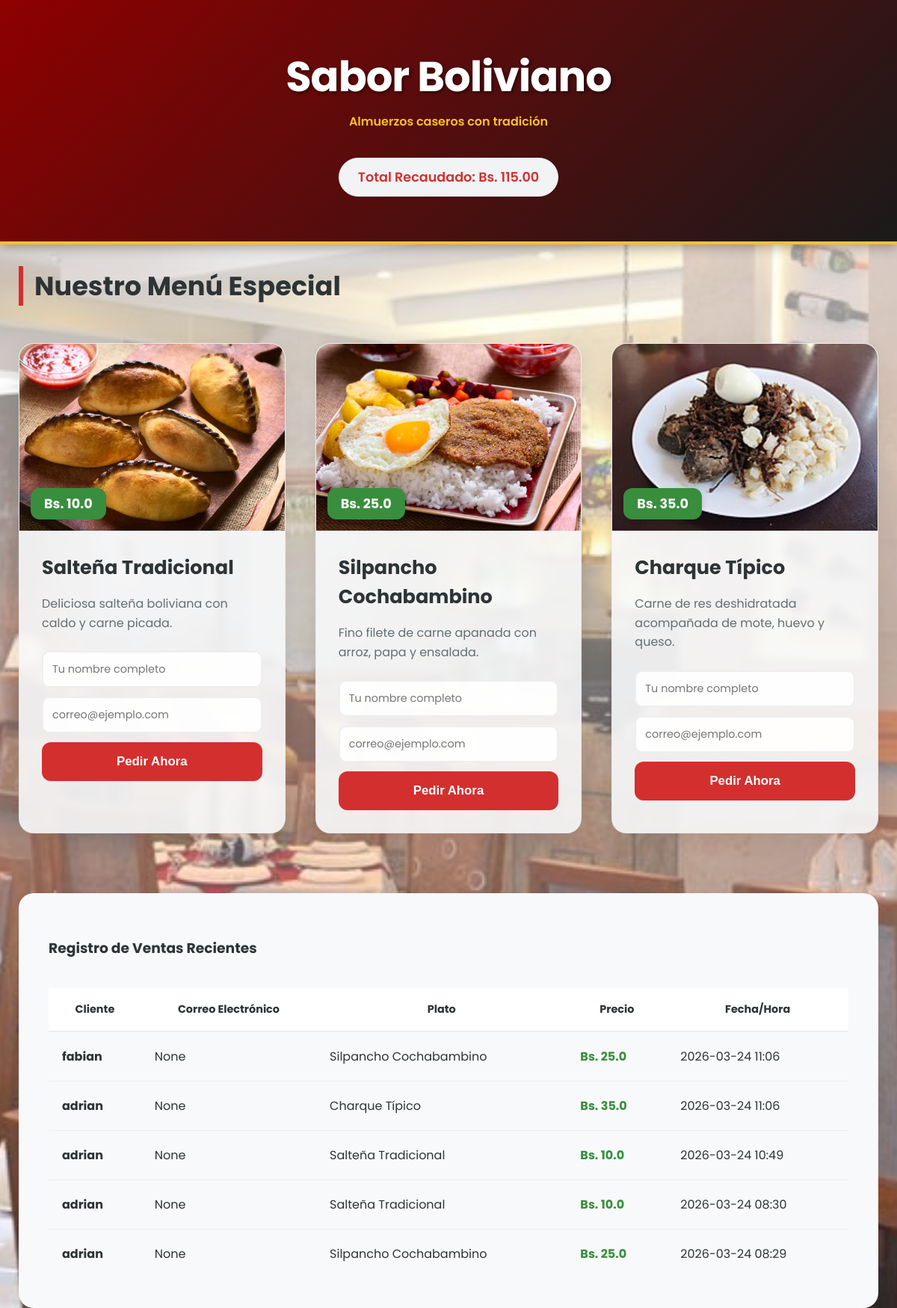
The page / on the database its author committed.
### tables this page shows
CREATE TABLE restaurante (
    id INTEGER PRIMARY KEY AUTOINCREMENT,
    nombre TEXT NOT NULL,
    eslogan TEXT,
    descripcion TEXT NOT NULL,
    logo TEXT,
    imagen_portada TEXT
);

CREATE TABLE menu_almuerzo (
    id INTEGER PRIMARY KEY AUTOINCREMENT,
    fecha DATE NOT NULL,
    nombre_plato TEXT NOT NULL,
    descripcion TEXT NOT NULL,
    categoria TEXT NOT NULL,
    precio REAL NOT NULL,
    imagen TEXT,
    disponible TEXT NOT NULL
);

CREATE TABLE pedidos (
    id INTEGER PRIMARY KEY AUTOINCREMENT,
    nombre_cliente TEXT NOT NULL,
    plato_pedido TEXT NOT NULL,
    precio_pagado REAL NOT NULL,
    fecha_pedido TEXT NOT NULL
, correo_cliente TEXT);

### app.py (the view)
@app.route('/')
def index():
    conn = get_db_connection()
    restaurante = conn.execute('SELECT * FROM restaurante LIMIT 1').fetchone()
    menu = conn.execute('SELECT * FROM menu_almuerzo').fetchall()
    ganancias = conn.execute('SELECT SUM(precio_pagado) as total FROM pedidos').fetchone()
    ultimos_pedidos = conn.execute('SELECT * FROM pedidos ORDER BY id DESC LIMIT 5').fetchall()
    conn.close()
    return render_template('index.html',
                           restaurante=restaurante,
                           menu=menu,
                           ingresos=ganancias['total'] or 0,
                           pedidos=ultimos_pedidos)

### app.py (called while the page is built)
def get_db_connection():
    conn = sqlite3.connect(DATABASE)
    conn.row_factory = sqlite3.Row
    return conn

### templates/index.html (shortened to what this page needs)
<!DOCTYPE html>
<html lang="es">
<head>
    <link rel="stylesheet" href="{{ url_for('static', filename='css/styles.css') }}">
</head>
<body>
    <header class="main-header">
        <h1>{{ restaurante.nombre }}</h1>
        <p>{{ restaurante.eslogan }}</p>
        <div class="ganancias-badge">Total Recaudado: Bs. {{ "%.2f"|format(ingresos) }}</div>
    </header>
    <main class="container">
        <h2 class="section-title">Nuestro Menú Especial</h2>
        <div class="menu-grid">
            {% for plato in menu %}
            <div class="card">
                <div class="img-box">
                    <img src="{{ url_for('static', filename='css/images/' + plato.imagen.split('/')[-1]) }}" alt="{{ plato.nombre_plato }}">
                    <span class="price-label">Bs. {{ plato.precio }}</span>
                </div>
                <div class="card-info">
                    <h3>{{ plato.nombre_plato }}</h3>
                    <p>{{ plato.descripcion }}</p>
                    <form action="/realizar_pedido" method="POST" class="form-pedido">
                        <input type="text" name="cliente" placeholder="Tu nombre completo" required>
                        <input type="email" name="correo" placeholder="correo@ejemplo.com" required>
                        <button type="submit">Pedir Ahora</button>
                    </form>
                </div>
            </div>
            {% endfor %}
        </div>
        <section class="historial">
            <h3>Registro de Ventas Recientes</h3>
            <div class="table-container">
                <table>
                    <thead>
                        <tr>
                            <th>Cliente</th>
                            <th>Correo Electrónico</th> <th>Plato</th>
                            <th>Precio</th>
                            <th>Fecha/Hora</th>
                        </tr>
                    </thead>
                    <tbody>
                        {% for p in pedidos %}
                        <tr>
                            <td><strong>{{ p.nombre_cliente }}</strong></td>
                            <td class="email-text">{{ p.correo_cliente }}</td>
                            <td>{{ p.plato_pedido }}</td>
                            <td class="text-green">Bs. {{ p.precio_pagado }}</td>
                            <td class="text-muted">{{ p.fecha_pedido }}</td>
                        </tr>
                        {% endfor %}
                    </tbody>
                </table>
            </div>
        </section>
    </main>
</body>
</html>

### static/css/styles.css (style rules this page uses)
:root { --primary: #d32f2f; --primary-dark: #b71c1c; --accent: #ffca28; --success: #388e3c; --bg-body: #ffffff; --card-bg: rgba(248, 249, 250, 0.9); --text-main: #2d3436; --text-muted: #636e72; --radius: 20px; --shadow: 0 10px 30px rgba(0, 0, 0, 0.08); }
body { font-family: 'Poppins', sans-serif; background: var(--bg-body); margin: 0; color: var(--text-main); scroll-behavior: smooth; }
.main-header { background: linear-gradient(135deg, #fdfdfd 0%, #f1f3f5 100%); color: var(--text-main); text-align: center; padding: 60px 20px; position: relative; box-shadow: 0 2px 10px rgba(0,0,0,0.05); }
.main-header h1 { font-size: 3rem; margin: 0; font-weight: 700; letter-spacing: -1px; }
.main-header p { font-weight: 300; color: var(--text-muted); margin-top: 5px; }
.ganancias-badge { display: inline-block; background: #f1f3f5; color: var(--primary); padding: 12px 25px; border-radius: 50px; font-weight: 600; margin-top: 20px; font-size: 1.1rem; border: 1px solid #eee; box-shadow: 0 2px 5px rgba(0, 0, 0, 0.03); }
.container { max-width: 1200px; margin: 0 auto; padding: 0 25px; }
.section-title { font-size: 2.2rem; font-weight: 700; margin-bottom: 50px; border-left: 6px solid var(--primary); padding-left: 15px; position: relative; z-index: 2; }
.menu-grid { display: grid; grid-template-columns: repeat(auto-fit, minmax(320px, 1fr)); gap: 40px; position: relative; z-index: 2; }
.card { background: var(--card-bg); border-radius: var(--radius); overflow: hidden; box-shadow: var(--shadow); transition: all 0.4s cubic-bezier(0.175, 0.885, 0.32, 1.275); border: 1px solid rgba(0,0,0,0.03); backdrop-filter: blur(5px); }
.img-box { position: relative; height: 250px; overflow: hidden; }
.img-box img { width: 100%; height: 100%; object-fit: cover; transition: transform 0.5s ease; }
.price-label { position: absolute; bottom: 15px; left: 15px; background: var(--success); color: white; padding: 8px 18px; border-radius: 12px; font-weight: 700; font-size: 1.1rem; box-shadow: 0 4px 10px rgba(0,0,0,0.15); }
.card-info { padding: 30px; }
.card-info h3 { margin: 0 0 12px 0; font-size: 1.6rem; color: var(--text-main); }
.card-info p { color: var(--text-muted); font-size: 1rem; line-height: 1.6; margin-bottom: 25px; }
.form-pedido { display: flex; flex-direction: column; gap: 15px; }
.form-pedido input { padding: 14px 18px; border: 2px solid #e2e8f0; border-radius: 12px; font-family: inherit; transition: border-color 0.3s; background-color: rgba(255, 255, 255, 0.8); }
.form-pedido button { background: var(--primary); color: white; border: none; padding: 16px; border-radius: 12px; font-weight: 600; font-size: 1.05rem; cursor: pointer; transition: 0.3s; display: flex; justify-content: center; align-items: center; gap: 10px; }
.historial { background: #f8f9fa; padding: 40px; border-radius: var(--radius); box-shadow: 0 5px 15px rgba(0,0,0,0.03); margin-top: 80px; }
.table-container { overflow-x: auto; }
table { width: 100%; border-collapse: collapse; margin-top: 20px; }
th { background: #ffffff; color: var(--text-main); font-weight: 700; text-transform: none; font-size: 0.9rem; letter-spacing: normal; padding: 18px; border-bottom: 2px solid #eee; }
td { padding: 20px 18px; border-bottom: 1px solid #eee; font-size: 1rem; }
tr:last-child td { border-bottom: none; }
td:first-child { font-weight: 600; color: var(--text-main); }
td.text-green { color: var(--success); font-weight: 700; }
body { background-image: linear-gradient(rgba(255, 255, 255, 0.75), rgba(255, 255, 255, 0.1)), url('images/espacio.jpg'); background-size: cover; background-position: center; background-attachment: fixed; background-repeat: no-repeat; margin: 0; min-height: 100vh; }
.container, .menu-section { background: transparent !important; }
.main-header { background: linear-gradient(135deg, #8e0000 0%, #1a1a1a 100%); color: white; text-align: center; padding: 60px 20px; border-bottom: 4px solid #fbc02d; box-shadow: 0 4px 15px rgba(0,0,0,0.3); }
.main-header h1 { font-size: 3.5rem; text-shadow: 2px 2px 4px rgba(0,0,0,0.5); }
.main-header p { color: #fbc02d; font-weight: 600; }
.form-pedido { display: flex; flex-direction: column; gap: 12px; margin-top: 15px; }
.form-pedido input { padding: 12px; border: 2px solid #eee; border-radius: 10px; font-family: inherit; font-size: 0.9rem; transition: all 0.3s ease; background: rgba(255, 255, 255, 0.9); }

### rows shown on the page
restaurante: nombre "Sabor Boliviano", eslogan "Almuerzos caseros con tradición"
menu_almuerzo: imagen (picture), precio "10.0", nombre_plato "Salteña Tradicional", descripcion "Deliciosa salteña boliviana con caldo y carne picada."
menu_almuerzo: imagen (picture), precio "25.0", nombre_plato "Silpancho Cochabambino", descripcion "Fino filete de carne apanada con arroz, papa y ensalada."
menu_almuerzo: imagen (picture), precio "35.0", nombre_plato "Charque Típico", descripcion "Carne de res deshidratada acompañada de mote, huevo y queso."
pedidos: nombre_cliente "fabian", correo_cliente "None", plato_pedido "Silpancho Cochabambino", precio_pagado "25.0", fecha_pedido "2026-03-24 11:06"
pedidos: nombre_cliente "adrian", correo_cliente "None", plato_pedido "Charque Típico", precio_pagado "35.0", fecha_pedido "2026-03-24 11:06"
pedidos: nombre_cliente "adrian", correo_cliente "None", plato_pedido "Salteña Tradicional", precio_pagado "10.0", fecha_pedido "2026-03-24 10:49"
pedidos: nombre_cliente "adrian", correo_cliente "None", plato_pedido "Salteña Tradicional", precio_pagado "10.0", fecha_pedido "2026-03-24 08:30"
pedidos: nombre_cliente "adrian", correo_cliente "None", plato_pedido "Silpancho Cochabambino", precio_pagado "25.0", fecha_pedido "2026-03-24 08:29"

### other values the page prints
{{ "%.2f"|format(ingresos) }} "115.00"
